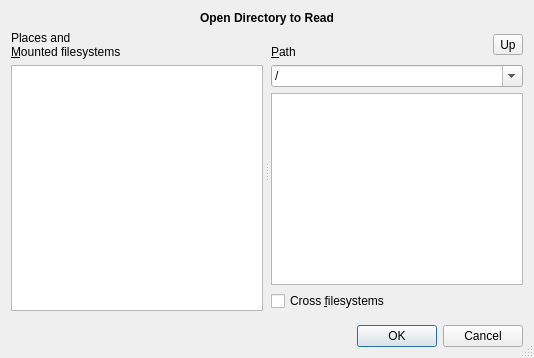
<?xml version="1.0" encoding="UTF-8"?>
<ui version="4.0">
 <class>OpenDirDialog</class>
 <widget class="QDialog" name="OpenDirDialog">
  <property name="windowTitle">
   <string>Select Directory</string>
  </property>
  <property name="sizeGripEnabled">
   <bool>true</bool>
  </property>
  <layout class="QVBoxLayout" name="verticalLayout_2">
   <item>
    <layout class="QVBoxLayout" name="verticalLayout">
     <property name="bottomMargin">
      <number>8</number>
     </property>
     <item>
      <widget class="QLabel" name="dialogHeading">
       <property name="font">
        <font>
         <weight>75</weight>
         <bold>true</bold>
        </font>
       </property>
       <property name="text">
        <string>Open Directory to Read</string>
       </property>
       <property name="alignment">
        <set>Qt::AlignCenter</set>
       </property>
      </widget>
     </item>
     <item>
      <widget class="QSplitter" name="mainSplitter">
       <property name="sizePolicy">
        <sizepolicy hsizetype="Expanding" vsizetype="MinimumExpanding">
         <horstretch>0</horstretch>
         <verstretch>0</verstretch>
        </sizepolicy>
       </property>
       <property name="orientation">
        <enum>Qt::Horizontal</enum>
       </property>
       <property name="handleWidth">
        <number>8</number>
       </property>
       <property name="childrenCollapsible">
        <bool>false</bool>
       </property>
       <widget class="QWidget" name="leftPane">
        <layout class="QVBoxLayout" name="leftColVBox">
         <item>
          <widget class="QLabel" name="pathSelectorCaption">
           <property name="text">
            <string>Places and
&amp;Mounted filesystems</string>
           </property>
           <property name="buddy">
            <cstring>pathSelector</cstring>
           </property>
          </widget>
         </item>
         <item>
          <widget class="QDirStat::PathSelector" name="pathSelector"/>
         </item>
        </layout>
       </widget>
       <widget class="QWidget" name="rightPane">
        <layout class="QVBoxLayout" name="rightColVBox">
         <item>
          <layout class="QHBoxLayout" name="pathCaptionHBox">
           <item>
            <widget class="QLabel" name="pathCaption">
             <property name="text">
              <string>
&amp;Path</string>
             </property>
             <property name="buddy">
              <cstring>pathComboBox</cstring>
             </property>
            </widget>
           </item>
           <item>
            <widget class="QToolButton" name="upButton">
             <property name="text">
              <string>Up</string>
             </property>
             <property name="icon">
              <iconset resource="icons.qrc">
               <normaloff>:/icons/go-up.png</normaloff>:/icons/go-up.png</iconset>
             </property>
            </widget>
           </item>
          </layout>
         </item>
         <item>
          <widget class="QComboBox" name="pathComboBox">
           <property name="editable">
            <bool>true</bool>
           </property>
           <item>
            <property name="text">
             <string notr="true">/</string>
            </property>
           </item>
          </widget>
         </item>
         <item>
          <widget class="QTreeView" name="dirTreeView"/>
         </item>
         <item>
          <widget class="QCheckBox" name="crossFilesystemsCheckBox">
           <property name="toolTip">
            <string>Normal mounts only,
no bind mounts,
no multiple mounts,
no network mounts
(NFS, Samba)

This is temporary
just for this program run.</string>
           </property>
           <property name="text">
            <string>Cross &amp;filesystems</string>
           </property>
          </widget>
         </item>
        </layout>
       </widget>
      </widget>
     </item>
    </layout>
   </item>
   <item>
    <widget class="QDialogButtonBox" name="buttonBox">
     <property name="orientation">
      <enum>Qt::Horizontal</enum>
     </property>
     <property name="standardButtons">
      <set>QDialogButtonBox::Cancel|QDialogButtonBox::Ok</set>
     </property>
    </widget>
   </item>
  </layout>
 </widget>
 <customwidgets>
  <customwidget>
   <class>QDirStat::PathSelector</class>
   <extends>QListWidget</extends>
   <header>PathSelector.h</header>
  </customwidget>
 </customwidgets>
 <tabstops>
  <tabstop>pathComboBox</tabstop>
 </tabstops>
 <resources>
  <include location="icons.qrc"/>
 </resources>
 <connections>
  <connection>
   <sender>buttonBox</sender>
   <signal>accepted()</signal>
   <receiver>OpenDirDialog</receiver>
   <slot>accept()</slot>
   <hints>
    <hint type="sourcelabel">
     <x>167</x>
     <y>265</y>
    </hint>
    <hint type="destinationlabel">
     <x>167</x>
     <y>144</y>
    </hint>
   </hints>
  </connection>
  <connection>
   <sender>buttonBox</sender>
   <signal>rejected()</signal>
   <receiver>OpenDirDialog</receiver>
   <slot>reject()</slot>
   <hints>
    <hint type="sourcelabel">
     <x>167</x>
     <y>265</y>
    </hint>
    <hint type="destinationlabel">
     <x>167</x>
     <y>144</y>
    </hint>
   </hints>
  </connection>
 </connections>
</ui>
